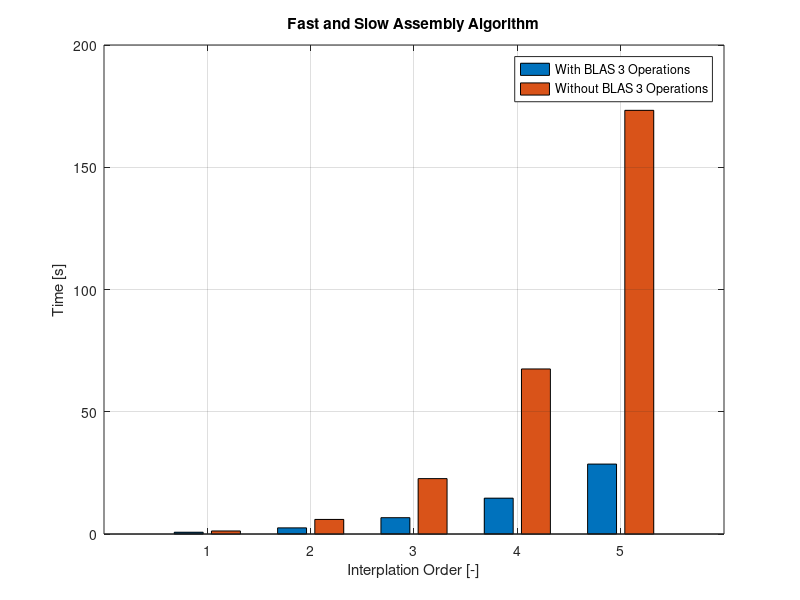
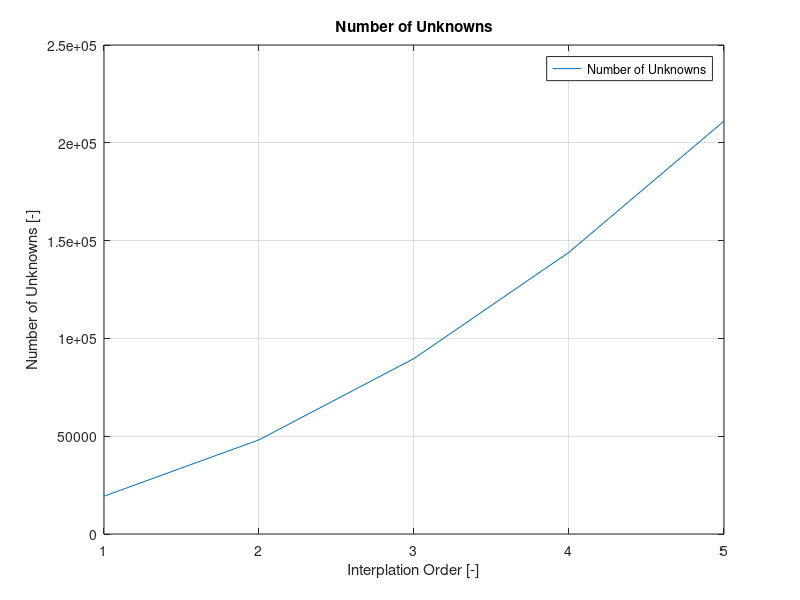

The MATLAB script that drew these images, in order:
%% Clear
close all;
clear all;

%% Get Data
data = dlmread("logTimeBlas.csv", ";");

off = 0; % Stops before end of data

order    = data(2:end - off, 1);
unknowns = data(2:end - off, 2);
fast     = data(2:end - off, 3);
slow     = data(2:end - off, 4);

%% Time
figure;
bar(order, [fast slow]);
title("Fast and Slow Assembly Algorithm");
xlabel("Interplation Order [-]");
ylabel("Time [s]");

legend([{"With BLAS 3 Operations"},
        {"Without BLAS 3 Operations"}]);
grid;

%% Unknowns
figure;
plot(order, unknowns);
title("Number of Unknowns");
xlabel("Interplation Order [-]");
ylabel("Number of Unknowns [-]");

legend([{"Number of Unknowns"}]);
grid;
